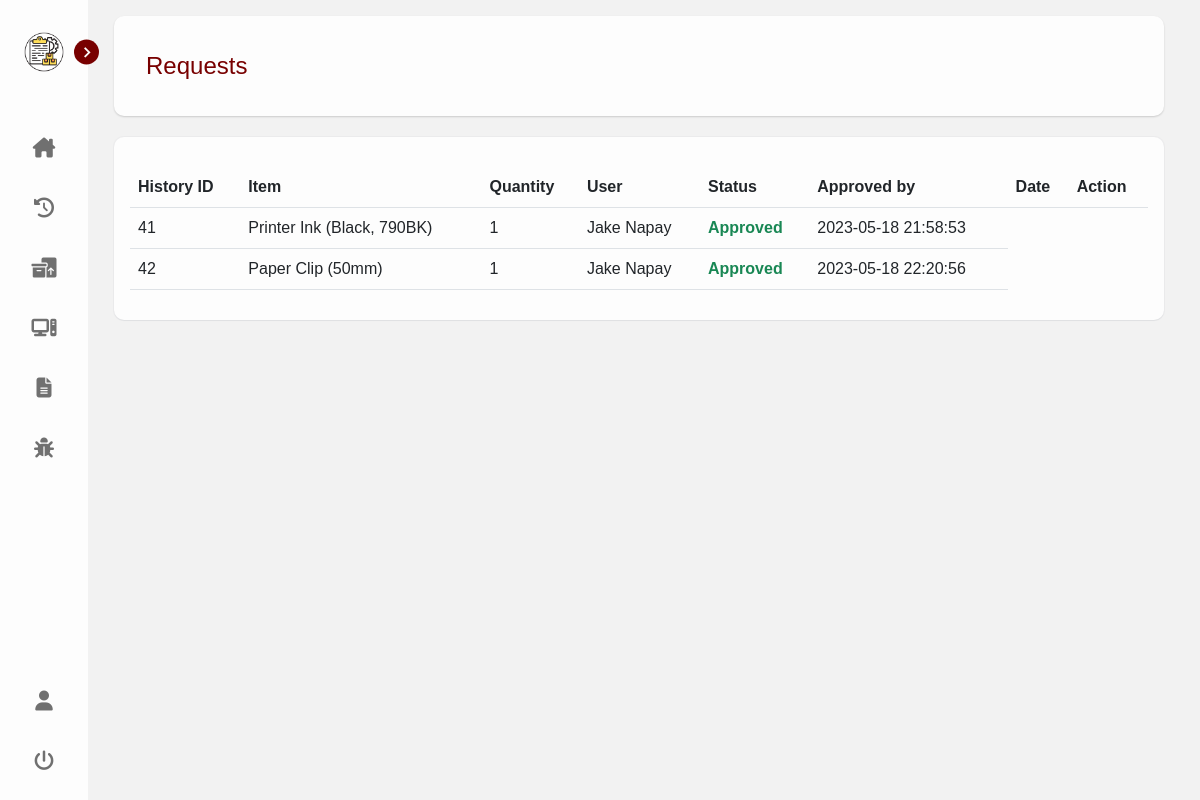
The page /requests.php (signed in) on the database its author committed.
### tables this page shows
CREATE TABLE `history` (
  `history_id` int(11) NOT NULL,
  `os_id` int(11) DEFAULT NULL,
  `ts_id` int(11) DEFAULT NULL,
  `history_quantity` int(11) NOT NULL,
  `user_id` int(11) NOT NULL,
  `status` varchar(255) NOT NULL,
  `modified_by` int(11) DEFAULT NULL,
  `history_date` datetime NOT NULL
);

### requests.php (the view, shortened to what this page needs)
<!DOCTYPE html>
<html lang="en">
<head>
    <link rel="stylesheet" href="assets/css/style.css?v=<?php echo time(); ?>">
    <link rel="stylesheet" href="assets/css/style1.css?v=<?php echo time(); ?>">
    <link rel="stylesheet" href="assets/css/history.css?v=<?php echo time(); ?>">
    <link rel="stylesheet" href="assets/css/profile.css?v=<?php echo time(); ?>">
    <link rel="stylesheet" href="https://cdnjs.cloudflare.com/ajax/libs/font-awesome/6.2.1/css/all.min.css" />
    <link href='https://unpkg.com/boxicons@2.1.1/css/boxicons.min.css' rel='stylesheet'>
    <link rel="stylesheet" href="https://cdn.jsdelivr.net/npm/bootstrap@5.2.3/dist/css/bootstrap.min.css">
    <link rel="stylesheet" type="text/css" href="https://cdn.datatables.net/1.13.1/css/dataTables.bootstrap5.min.css" />
</head>
<body>
    <?php include 'nav.php'; ?>
    <?php include 'includes/user.inc.php';
    include 'includes/config.inc.php';
    $id = $_SESSION['id'];
    $sql = "SELECT * FROM users WHERE user_id=$id LIMIT 1";
    $result = mysqli_query($conn, $sql);
    if (mysqli_num_rows($result) > 0) {
        while ($row = mysqli_fetch_assoc($result)) {
            $id = $row['user_id'];
        }
    } else {
        echo "0 results";
    } ?>
    <section class="home">
        <div class="container mt-3 mb-3">
            <div class="col-sm-12 col-md-12 col-lg-12">
                <div class="header">
                    <div class="header-content">
                        <p class="header-title text">Requests</p>
                    </div>
                </div>
            </div>
            <div class="col-12 col-sm-12 col-md-12 col-lg-12">
                <div class="large-content">
                    <div class="table-responsive">
                        <table class="table table-hover">
                            <thead>
                                <tr class="pt-5">
                                    <th scope="col">History ID</th>
                                    <th scope="col">Item</th>
                                    <th scope="col">Quantity</th>
                                    <th scope="col">User</th>
                                    <th scope="col">Status</th>
                                    <th scope="col">Approved by</th>
                                    <th scope="col">Date</th>
                                    <th scope="col">Action</th>
                                </tr>
                            </thead>
                            <tbody>
                                <?php
                                include 'includes/config.inc.php';
                                if ((isset($_SESSION['ct']) and ($_SESSION['ct']) == 'user')) {
                                    $sql = "SELECT \n"
                                        . "    h.history_id as Id, COALESCE(os.os_name, ts.ts_model) as Item,\n"
                                        . "    h.history_quantity AS Quantity, \n"
                                        . "    CONCAT(u.user_firstname, ' ', u.user_lastname) as User, \n"
                                        . "    CONCAT(u.user_firstname, ' ', u.user_lastname) AS Modified, \n"
                                        . "    h.status as Status,\n"
                                        . "    h.history_date AS Date\n"
                                        . "FROM history h\n"
                                        . "LEFT JOIN office_supplies os ON h.os_id = os.os_id\n"
                                        . "LEFT JOIN technology_supplies ts ON h.ts_id = ts.ts_id\n"
                                        . "LEFT JOIN users u ON h.user_id = u.user_id\n"
                                        . "LEFT JOIN users mb ON h.modified_by = u.user_id\n"
                                        . "WHERE u.user_id=" . $id . "\n"
                                        . "ORDER BY h.history_date;";
                                }
                                $result = $conn->query($sql);
                                if ($result->num_rows > 0) {
                                    while ($row = $result->fetch_assoc()) {
                                        $id = $row['Id'];
                                        $item = $row['Item'];
                                        $qty = $row['Quantity'];
                                        $user = $row['User'];
                                        $stat = $row['Status'];
                                        $date = $row['Date'];
                                ?>
                                        <tr>
                                            <form action="includes/requests.inc.php" method="POST" enctype="multipart/form-data">
                                                <td><?php echo $id; ?></td>
                                                <td><?php echo $item; ?></td>
                                                <td><?php echo $qty; ?></td>
                                                <td><?php echo $user; ?></td>
                                                <?php
                                                if ($stat == "approved") {
                                                    echo '<td class="text-capitalize text-success"><strong>' . $stat . '</strong></td>';
                                                }
                                                else if ($stat == "pending") {
                                                    echo '<td class="text-capitalize text-warning"><strong>' . $stat . '</strong></td>';
                                                }
                                                ?>
                                                <td><?php echo $date; ?></td>
                                            </form>
                                        </tr>
                                <?php
                                    }
                                }
                                ?>
                            </tbody>
                        </table>
                    </div>
                </div>
            </div>
        </div>
    </section>
</body>
</html>

### assets/css/style.css (style rules this page uses)
* { margin: 0; padding: 0; box-sizing: border-box; font-family: 'Helvetica', sans-serif; }
:root { --body-color: #f2f2f2; --sidebar-color: #fdfdfd; --primary-color: #780000; --primary-color-light: #fdfdfd; --toggle-color: #DDD; --text-color: #707070; --tran-03: all 0.2s ease; --tran-03: all 0.3s ease; --tran-04: all 0.3s ease; --tran-05: all 0.3s ease; }
body { min-height: 100vh; background-color: var(--body-color); transition: var(--tran-05); }
.home { position: absolute; top: 0; top: 0; left: 250px; width: calc(100% - 250px); background-color: var(--body-color); transition: var(--tran-05); }
.home .text { color: var(--text-color); }
.sidebar.close~.home { left: 78px; width: calc(100% - 78px); }
.home { padding: 0rem 1.5rem; }
.home .header-title { font-size: 1.5rem; margin: unset; padding: unset; color: var(--primary-color); }
.home p { margin: unset; }
.header { padding: 1rem 1rem; background-color: var(--sidebar-color); box-shadow: rgba(0, 0, 0, 0.16) 0px 1px 2px; border-radius: 10px; }
@media screen and (min-width: 768px) { .header-content { padding: 1rem 1rem; display: flex; justify-content: space-between; align-items: center; } }
@media screen and (min-width: 990px) { .header-content { padding: 1rem 1rem; display: flex; justify-content: space-between; align-items: center; } }

### assets/css/style1.css (style rules this page uses)
.large-content { background-color: var(--sidebar-color); border-radius: 10px; padding: 1.5rem 1rem; box-shadow: rgba(9, 30, 66, 0.05) 0px 1px 1px, rgba(9, 30, 66, 0.03) 0px 0px 1px 1px; transition: var(--tran-05); margin-top: 1.3rem; }

### assets/css/history.css (style rules this page uses)
body { background-color: #f2f2f2 !important; }

### assets/css/profile.css (style rules this page uses)
body { background-color: #f2f2f2 !important; }

### rows shown on the page
history: history_id "41", item "Printer Ink (Black, 790BK)", history_quantity "1", user "Jake Napay", status "Approved", history_date "2023-05-18 21:58:53"
history: history_id "42", item "Paper Clip (50mm)", history_quantity "1", user "Jake Napay", status "Approved", history_date "2023-05-18 22:20:56"
